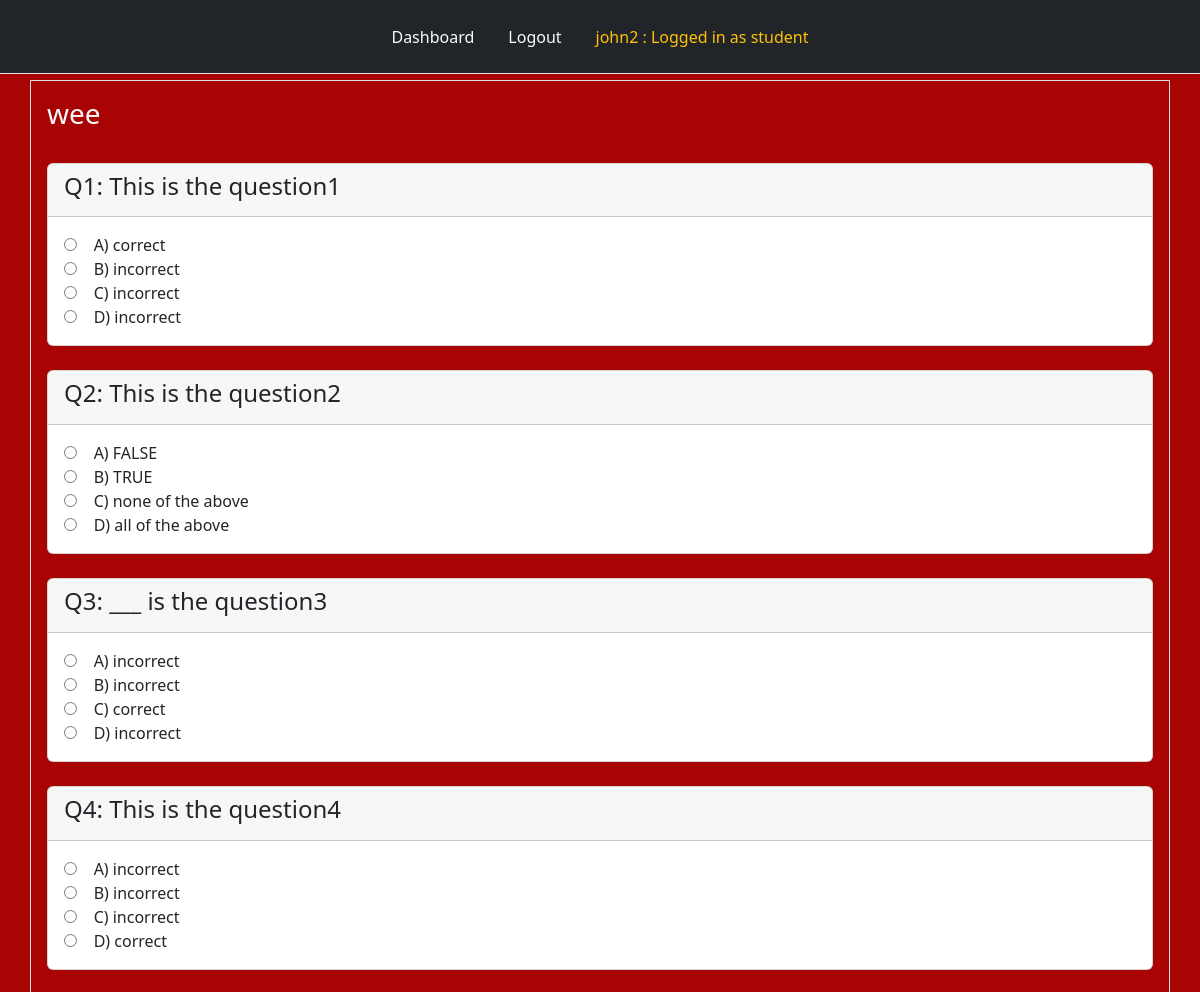
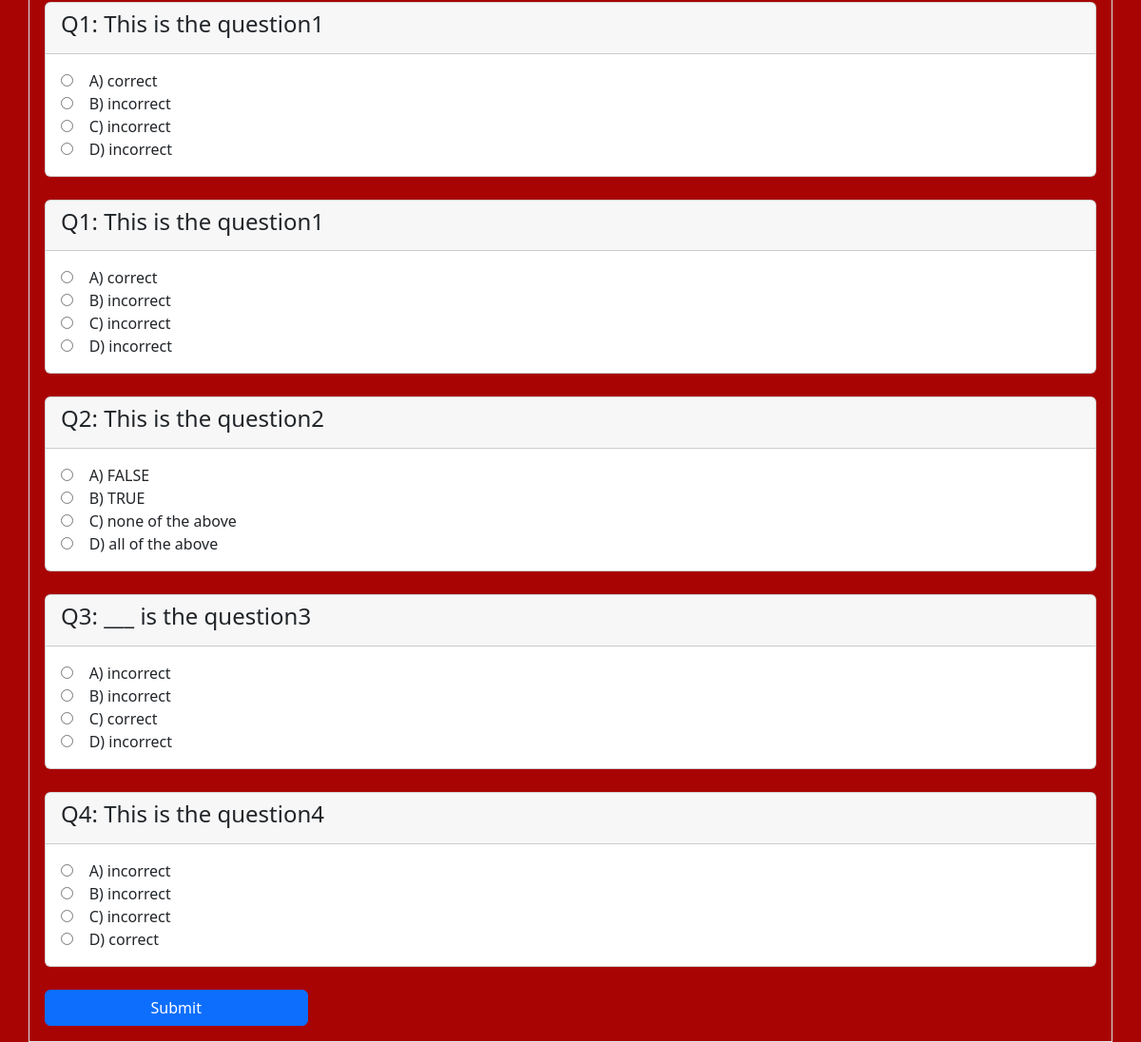
/tests_created/1/ (signed in), run on the app's committed database (2 pictures, top to bottom).
### tables this page shows
CREATE TABLE "students" (
	"id"	INTEGER,
	"name"	TEXT NOT NULL,
	"fullname"	TEXT NOT NULL,
	"password"	TEXT NOT NULL,
	"klass"	TEXT NOT NULL,
	PRIMARY KEY("id")
);

CREATE TABLE "tests" (
  id INTEGER PRIMARY KEY,
  title TEXT NOT NULL,
  teacher_name TEXT NOT NULL,
  assigned_test INTEGER,
  assigned_klass TEXT NOT NULL,
  test_id INTEGER
);

CREATE TABLE questions ( id INTEGER PRIMARY KEY, test_id TEXT NOT NULL, test_teacher TEXT NOT NULL, qnumber TEXT NOT NULL, question TEXT NOT NULL, option1 TEXT NOT NULL, option2 TEXT NOT NULL, option3 TEXT NOT NULL, option4 TEXT NOT NULL, answer TEXT NOT NULL, FOREIGN KEY (test_teacher) REFERENCES Tests(id) );

### app.py (the view)
@app.route("/tests_created/<test_id>/")
def tests_created(test_id):
    user = get_current_user()
    db = connect_to_DB()
    quiz_cursor = db.execute(f"SELECT * FROM questions where test_id = ?", [test_id])
    quiz_questions = quiz_cursor.fetchall()
    query = db.execute("SELECT title FROM tests WHERE test_id = ?", [test_id])
    tests = query.fetchone()[0]
    query = db.execute("SELECT assigned_klass FROM tests WHERE test_id = ?", [test_id])
    result = query.fetchone()
    student_name = user[1]
    klass = result[0]
    chk = db.execute("SELECT name FROM users WHERE name = ?", (student_name,))
    teacher = chk.fetchone()
    if teacher:
        return render_template("tests_created.html", user = user, quiz_questions = quiz_questions, tests = tests, test_id = test_id, teacher = True)
    query = db.execute("SELECT * FROM completed WHERE student_name = ? AND klass = ? AND test_id = ?",
                    [student_name, klass, test_id])
    existing_test = query.fetchone()
    if existing_test:
        score = existing_test["score"]
        return render_template("tests_created.html", user = user, quiz_questions = quiz_questions, tests = tests, test_id = test_id, score=score, test_taken = True)
    db.close()
    return render_template("tests_created.html",  user = user, quiz_questions = quiz_questions, tests = tests, test_id = test_id)

### app.py (called while the page is built)
@app.teardown_appcontext
def close_database(error):
    if hasattr(g, "app_database_db"):
        g.app_database_db.close()

def get_current_user():
    user_result = None
    if 'user' in session:
        user = session['user']
        db = getDatabase()
        student_cursor = db.execute("SELECT * FROM students WHERE name = ?", [user])
        student_result = student_cursor.fetchone()
        if student_result:
            user_result = student_result
        else:
            user_cursor = db.execute("SELECT * FROM users WHERE name = ?", [user])
            user_result = user_cursor.fetchone()
    return user_result

### database.py (called while the page is built)
def connect_to_DB():
    current_dir = os.path.dirname(os.path.abspath(__file__))
    db_file = os.path.join(current_dir, "app_database.db")
    sql = sqlite3.connect(db_file)
    sql.row_factory = sqlite3.Row
    return sql

def getDatabase():
    if not hasattr(g, "app_database_db"):
        g.app_database_db = connect_to_DB()
    return g.app_database_db

### templates/tests_created.html (shortened to what this page needs)
{% from "nav.html" import links %}
<!doctype html>
<html lang="en">
  <head>
    <link href="https://cdn.jsdelivr.net/npm/bootstrap@5.2.3/dist/css/bootstrap.min.css" rel="stylesheet">
    <link rel="stylesheet" type="text/css" href="{{ url_for('static', filename = 'style.css') }}"
  </head>
  <body>
        <div class="header mb-2">
            {{ links(user) }}
        </div>
        <div class="question container border text-light p-3">
          <h3>{{ tests }}</h3>
          <br>
          <form action="/submit_test/{{ test_id }}/" method="POST">
            {% for question in quiz_questions %}
            <div class="card">
                <div class="card-header text-dark">
                    <h4>Q{{ question[3] }}: {{ question[4] }}</h4>
                </div>
                <div class="card-body text-dark">
                    <input type="radio" name="q{{ question[0] }}" value="A">&nbsp&nbsp&nbsp A) {{ question[5] }} <br>
                    <input type="radio" name="q{{ question[0] }}" value="B">&nbsp&nbsp&nbsp B) {{ question[6] }} <br>
                    <input type="radio" name="q{{ question[0] }}" value="C">&nbsp&nbsp&nbsp C) {{ question[7] }} <br>
                    <input type="radio" name="q{{ question[0] }}" value="D">&nbsp&nbsp&nbsp D) {{ question[8] }} <br>
                </div>
            </div>
            <br>
            {% endfor %}
            {% if test_taken %}
            <div class="d-grid gap-2">
                <button type="button" class="btn btn-primary" disabled>Test Already Taken</button>
                <p style="text-align: center;">Score: {{ score }}</p>
            </div>
            {% elif teacher %}
            <div class="d-grid gap-2">
              <button type="button" class="btn btn-warning" onclick="goBack()">Go Back</button>
            </div>
            {% else %}
            <div class="d-grid gap-2">
                <button type="submit" class="btn btn-primary col-md-3">Submit</button>
            </div>
            {% endif %}
        </form>
  </div>
  </body>
</html>

### templates/nav.html (shortened to what this page needs)
{% macro links(user) %}
<ul class="nav nav-tabs p-3 bg-dark justify-content-center position-fixed" style="top: 0; width: 100%; z-index: 9999;">
    {% if user %}
    <li class="nav-item">
        <a class="nav-link text-light" href="{{ url_for('dashboard') }}">Dashboard</a>
    </li>
    <li class="nav-item">
        <a class="nav-link text-light" href="{{ url_for('logout') }}">Logout</a>
    </li>
    {% endif %}
    {% if user %}
        <li class="nav-item">
            <a class="nav-link text-warning" href="{{ url_for('dashboard') }}">
                {{ user['name'] }} : Logged in as
                {% if user['klass'] in ["KG1", "KG2", "NUR1", "NUR2", "PRY1", "PRY2", "PRY3", "PRY4", "PRY5", "PRY6"] %}
                    student
                {% else %}
                    {{ user['role'] }}
                {% endif %}
            </a>
        </li>
    {% endif %}
</ul>
{% endmacro %}

### static/style.css (style rules this page uses)
body { background-color: rgb(168, 4, 4); margin-top: 80px; }
.card { position: relative; overflow: hidden; transition: transform 0.3s; cursor: pointer; }

### data on the page
students: name "john2"
tests: title "wee"
questions: qnumber "1", question "This is the question1", option1 "correct", option2 "incorrect", option3 "incorrect", option4 "incorrect"
questions: qnumber "2", question "This is the question2", option1 "FALSE", option2 "TRUE", option3 "none of the above", option4 "all of the above"
questions: qnumber "3", question "___ is the question3", option1 "incorrect", option2 "incorrect", option3 "correct", option4 "incorrect"
questions: qnumber "4", question "This is the question4", option1 "incorrect", option2 "incorrect", option3 "incorrect", option4 "correct"
questions: qnumber "1", question "This is the question1", option1 "correct", option2 "incorrect", option3 "incorrect", option4 "incorrect"
questions: qnumber "1", question "This is the question1", option1 "correct", option2 "incorrect", option3 "incorrect", option4 "incorrect"
questions: qnumber "2", question "This is the question2", option1 "FALSE", option2 "TRUE", option3 "none of the above", option4 "all of the above"
questions: qnumber "3", question "___ is the question3", option1 "incorrect", option2 "incorrect", option3 "correct", option4 "incorrect"
questions: qnumber "4", question "This is the question4", option1 "incorrect", option2 "incorrect", option3 "incorrect", option4 "correct"
